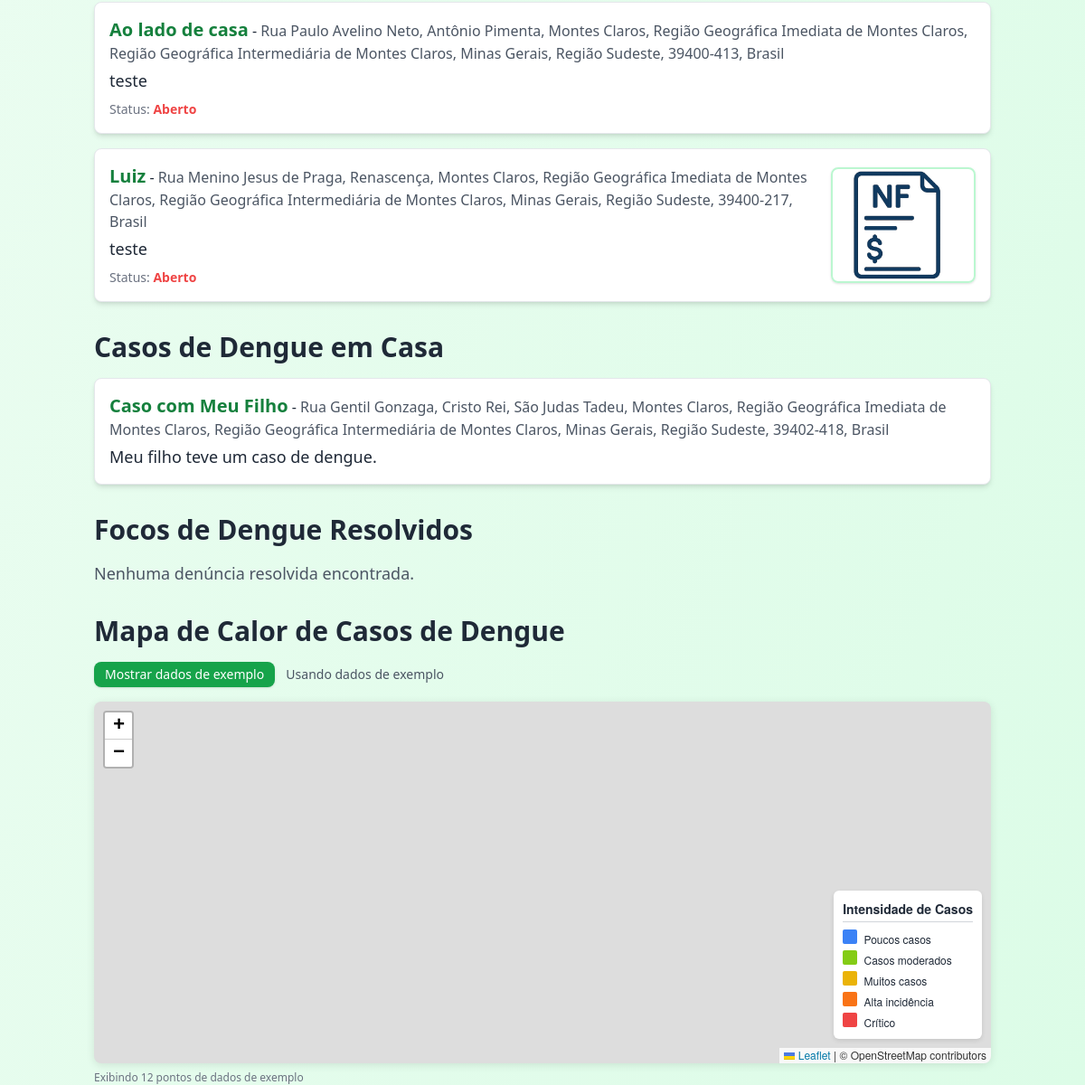
The app's page / (lower part), older data.
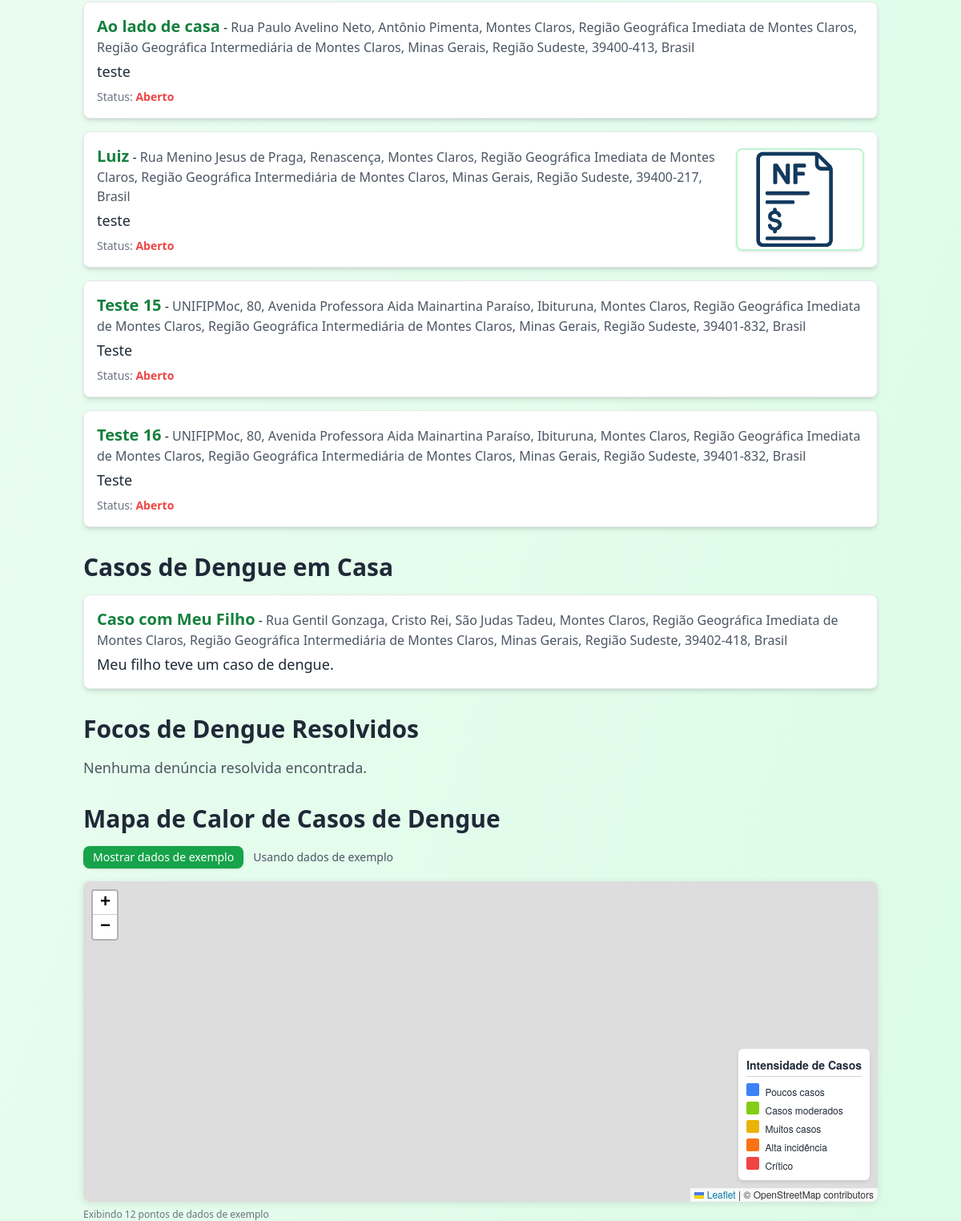
The same page, newer data.
### reports/models.py (models this page shows, shortened)
class Report(models.Model):
    REPORT_TYPE_CHOICES = [
        ('focus', 'Foco de Dengue'),
        ('case', 'Caso de Dengue em Casa'),
    ]
    STATUS_CHOICES = [
        ('open', 'Aberto'),
        ('resolved', 'Resolvido'),
    ]
    report_type = models.CharField(
        max_length=10,
        choices=REPORT_TYPE_CHOICES,
        verbose_name="Tipo de Denúncia",
        default='focus'
    )
    title = models.CharField(max_length=200, verbose_name="Título")
    description = models.TextField(verbose_name="Descrição")
    location = models.CharField(max_length=255, verbose_name="Localização", blank=True, null=True)
    latitude = models.FloatField(verbose_name="Latitude", blank=True, null=True)
    longitude = models.FloatField(verbose_name="Longitude", blank=True, null=True)
    image = models.ImageField(upload_to='uploads/dengue_reports/', blank=True, null=True, verbose_name="Imagem")
    status = models.CharField(
        max_length=10,
        choices=STATUS_CHOICES,
        default='open',
        verbose_name="Status"
    )
    created_at = models.DateTimeField(auto_now_add=True, verbose_name="Data de Criação")

### reports/views.py (the view, shortened to what this page needs)
# urls.py: 2. Add a URL to urlpatterns:  path('', views.home, name='home')
def home(request):
    query = request.GET.get('q', '')  # Captura o termo de busca
    reports = Report.objects.all()
    user_latitude = request.GET.get('latitude')
    user_longitude = request.GET.get('longitude')
    user_location = None
    if user_latitude and user_longitude:
        geolocator = Nominatim(user_agent="denguezero")
        location = geolocator.reverse(f"{user_latitude}, {user_longitude}")
        if location:
            user_location = location.address
            reports = reports.filter(location__icontains=user_location)
    if query:
        reports = reports.filter(
            Q(title__icontains=query) | Q(location__icontains=query)
        )
    focus_reports = reports.filter(report_type='focus', status='open')  # Focos de Dengue Abertos
    resolved_reports = reports.filter(report_type='focus', status='resolved')  # Focos de Dengue Resolvidos
    case_reports = reports.filter(report_type='case')  # Casos de Dengue em Casa
    return render(request, 'reports/home.html', {
        'focus_reports': focus_reports,
        'resolved_reports': resolved_reports,
        'case_reports': case_reports,
        'query': query,
        'user_latitude': user_latitude,
        'user_longitude': user_longitude,
        'user_location': user_location,  # Adicionei isso
    })

### reports/templates/reports/home.html (shortened to what this page needs)
<!DOCTYPE html>
<html>
<head>
    {% load static %}
    <script src="https://cdn.tailwindcss.com"></script>
    <link rel="stylesheet" href="https://unpkg.com/leaflet/dist/leaflet.css" />
</head>
<body class="bg-gradient-to-br from-green-50 to-green-100 min-h-screen text-gray-800">
    <main class="container mx-auto mt-8 px-4">
        <div id="feed" style="opacity:0; transition: opacity 0.5s;">
            <ul class="space-y-4">
                {% for report in focus_reports %}
                    <li class="feed-card bg-white border border-gray-200 shadow-md rounded-lg p-4 relative group">
                        <div class="flex flex-col md:flex-row md:items-center gap-4">
                            <div class="flex-1">
                                <strong class="text-lg md:text-xl text-green-700">{{ report.title }}</strong> -
                                <span class="text-sm md:text-base text-gray-600">{{ report.location }}</span> <br>
                                <p class="text-base md:text-lg mt-1">{{ report.description }}</p>
                                <p class="text-sm text-gray-500 mt-2">Status:
                                    <span class="font-semibold {% if report.status == 'open' %}text-red-500{% else %}text-green-600{% endif %}">
                                        {{ report.get_status_display }}
                                    </span>
                                </p>
                            </div>
                            {% if report.image %}
                                <img src="{{ report.image.url }}" alt="Imagem do foco de dengue" class="rounded-lg w-full md:w-40 max-h-32 object-cover border-2 border-green-200 shadow">
                            {% endif %}
                        </div>
                    </li>
                {% endfor %}
            </ul>
            <h2 class="text-2xl md:text-3xl font-bold mt-8 mb-4">Casos de Dengue em Casa</h2>
            <ul class="space-y-4">
                {% for report in case_reports %}
                    <li class="feed-card bg-white border border-gray-200 shadow-md rounded-lg p-4 flex flex-col md:flex-row md:items-center gap-4">
                        <div class="flex-1">
                            <strong class="text-lg md:text-xl text-green-700">{{ report.title }}</strong> -
                            <span class="text-sm md:text-base text-gray-600">{{ report.location }}</span> <br>
                            <p class="text-base md:text-lg mt-1">{{ report.description }}</p>
                        </div>
                    </li>
                {% empty %}
                    <p class="text-base md:text-lg text-gray-600">Nenhuma denúncia de caso de dengue encontrada.</p>
                {% endfor %}
            </ul>
            <h2 class="text-2xl md:text-3xl font-bold mt-8 mb-4">Focos de Dengue Resolvidos</h2>
            <ul class="space-y-4">
                {% for report in resolved_reports %}
                    <li class="feed-card bg-gray-100 border border-gray-300 shadow-md rounded-lg p-4 flex flex-col md:flex-row md:items-center gap-4">
                        <div class="flex-1">
                            <strong class="text-lg md:text-xl text-green-700">{{ report.title }}</strong> -
                            <span class="text-sm md:text-base text-gray-600">{{ report.location }}</span> <br>
                            <p class="text-base md:text-lg mt-1">{{ report.description }}</p>
                            <p class="text-sm text-gray-500 mt-2">Status:
                                <span class="font-semibold text-green-600">{{ report.get_status_display }}</span>
                            </p>
                        </div>
                        {% if report.image %}
                            <img src="{{ report.image.url }}" alt="Imagem do foco de dengue" class="rounded-lg w-full md:w-40 max-h-32 object-cover border-2 border-green-200 shadow">
                        {% endif %}
                    </li>
                {% empty %}
                    <p class="text-base md:text-lg text-gray-600">Nenhuma denúncia resolvida encontrada.</p>
                {% endfor %}
            </ul>
        </div>
        <h2 class="text-2xl md:text-3xl font-bold mt-8 mb-4">Mapa de Calor de Casos de Dengue</h2>
        <div class="mb-4">
            <button id="toggle-sample-data" class="px-3 py-1 bg-green-600 text-white rounded-lg shadow hover:bg-green-700 hover:scale-105 transition text-sm">
                Mostrar dados de exemplo
            </button>
            <span id="data-source" class="ml-2 text-sm text-gray-600">Usando dados reais</span>
        </div>
        <div id="map" style="height: 400px; width: 100%; border-radius: 8px; box-shadow: 0 2px 10px rgba(0,0,0,0.1);"></div>
        <div id="debug-info" class="text-xs text-gray-500 mt-2"></div>
    </main>
</body>
</html>

### reports/templates/reports/home.html (style rules this page uses)
.feed-card { transition: transform 0.2s, box-shadow 0.2s; }

Row changes from the older to the newer data that the page shows:
added Report: title "Teste 15", location "UNIFIPMoc, 80, Avenida Professora Aida Mainartina Paraíso, Ibituruna, Montes Claros, Região Geográfica Imediata de Montes Claros, Região Geográfica Intermediária de Montes Claros, Minas Gerais, Região Sudeste, 39401-832, Brasil", description "Teste", status "Aberto"
added Report: title "Teste 16", location "UNIFIPMoc, 80, Avenida Professora Aida Mainartina Paraíso, Ibituruna, Montes Claros, Região Geográfica Imediata de Montes Claros, Região Geográfica Intermediária de Montes Claros, Minas Gerais, Região Sudeste, 39401-832, Brasil", description "Teste", status "Aberto"
